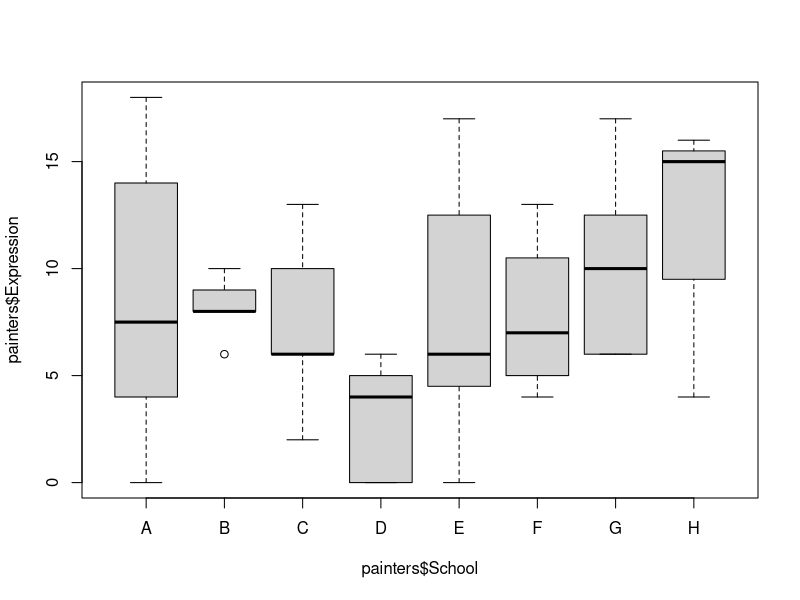
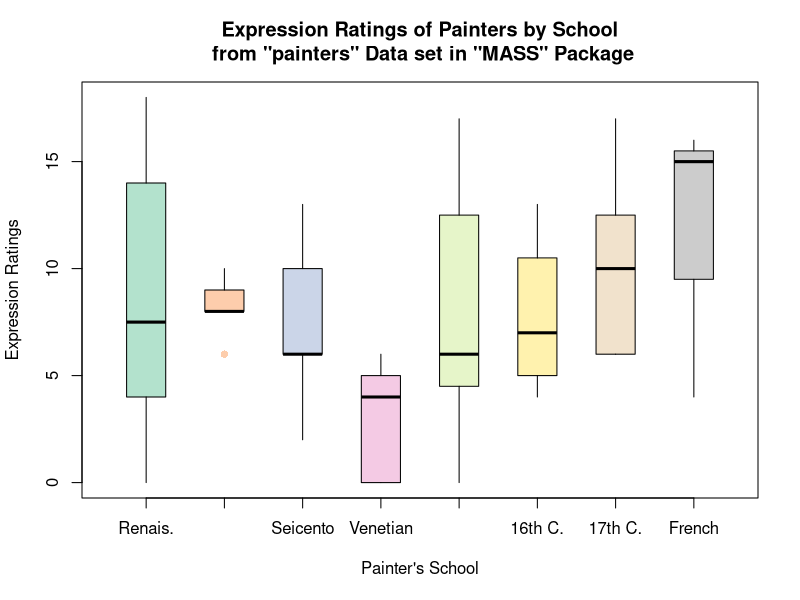

The R script that drew these images, in order:
#!/usr/bin/env Rscript
# LOAD DATA
# Use data set "painters" from the package "MASS"
library("MASS")
library("RColorBrewer")
data(painters)
painters[1:3, ]
# GROUPED BOXPLOTS WITH DEFAULTS
# Draw boxplots of outcome (Expression) by group (School)
boxplot(painters$Expression ~ painters$School)

# GROUPED BOXPLOTS WITH OPTIONS
boxplot(painters$Expression ~ painters$School,
  col = brewer.pal(8, "Pastel2"),
  names = c(
    "Renais.",
    "Mannerist",
    "Seicento",
    "Venetian",
    "Lombard",
    "16th C.",
    "17th C.",
    "French"
  ),
  boxwex = 0.5, # Width of box as proportion of original.
  whisklty = 1, # Whisker line type; 1 = solid line
  staplelty = 0, # Staple (line at end) type; 0 = none.
  outpch = 16, # Symbols for outliers; 16 = filled circle.
  outcol = brewer.pal(8, "Pastel2"), # Color for outliers.
  main = "Expression Ratings of Painters by School
 from \"painters\" Data set in \"MASS\" Package",
  xlab = "Painter's School",
  ylab = "Expression Ratings"
)
# CLEAN UP
# Unloads MASS package
detach("package:MASS", unload = TRUE)
# Unloads RColorBrewer
detach("package:RColorBrewer", unload = TRUE)
# Remove all objects from workspace.
rm(list = ls())
